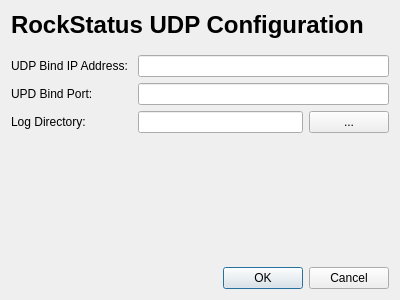
<?xml version="1.0" encoding="UTF-8"?>
<ui version="4.0">
 <class>UdpConfig</class>
 <widget class="QDialog" name="UdpConfig">
  <property name="geometry">
   <rect>
    <x>0</x>
    <y>0</y>
    <width>400</width>
    <height>300</height>
   </rect>
  </property>
  <property name="windowTitle">
   <string>Dialog</string>
  </property>
  <layout class="QVBoxLayout" name="verticalLayout">
   <item>
    <widget class="QLabel" name="label">
     <property name="font">
      <font>
       <family>Ubuntu</family>
       <pointsize>18</pointsize>
       <weight>75</weight>
       <bold>true</bold>
      </font>
     </property>
     <property name="text">
      <string>RockStatus UDP Configuration</string>
     </property>
    </widget>
   </item>
   <item>
    <spacer name="verticalSpacer_2">
     <property name="orientation">
      <enum>Qt::Vertical</enum>
     </property>
     <property name="sizeType">
      <enum>QSizePolicy::Fixed</enum>
     </property>
     <property name="sizeHint" stdset="0">
      <size>
       <width>20</width>
       <height>10</height>
      </size>
     </property>
    </spacer>
   </item>
   <item>
    <layout class="QFormLayout" name="formLayout">
     <item row="0" column="0">
      <widget class="QLabel" name="label_2">
       <property name="text">
        <string>UDP Bind IP Address: </string>
       </property>
      </widget>
     </item>
     <item row="1" column="0">
      <widget class="QLabel" name="label_3">
       <property name="text">
        <string>UPD Bind Port: </string>
       </property>
      </widget>
     </item>
     <item row="2" column="0">
      <widget class="QLabel" name="label_4">
       <property name="text">
        <string>Log Directory: </string>
       </property>
      </widget>
     </item>
     <item row="2" column="1">
      <layout class="QHBoxLayout" name="horizontalLayout">
       <item>
        <widget class="QLineEdit" name="folderName"/>
       </item>
       <item>
        <widget class="QPushButton" name="foldttrig">
         <property name="text">
          <string>...</string>
         </property>
        </widget>
       </item>
      </layout>
     </item>
     <item row="0" column="1">
      <widget class="QLineEdit" name="UDPIP"/>
     </item>
     <item row="1" column="1">
      <widget class="QLineEdit" name="UDPPort"/>
     </item>
    </layout>
   </item>
   <item>
    <spacer name="verticalSpacer">
     <property name="orientation">
      <enum>Qt::Vertical</enum>
     </property>
     <property name="sizeHint" stdset="0">
      <size>
       <width>20</width>
       <height>40</height>
      </size>
     </property>
    </spacer>
   </item>
   <item>
    <widget class="QDialogButtonBox" name="buttonBox">
     <property name="orientation">
      <enum>Qt::Horizontal</enum>
     </property>
     <property name="standardButtons">
      <set>QDialogButtonBox::Cancel|QDialogButtonBox::Ok</set>
     </property>
    </widget>
   </item>
  </layout>
 </widget>
 <resources/>
 <connections>
  <connection>
   <sender>buttonBox</sender>
   <signal>accepted()</signal>
   <receiver>UdpConfig</receiver>
   <slot>accept()</slot>
   <hints>
    <hint type="sourcelabel">
     <x>248</x>
     <y>254</y>
    </hint>
    <hint type="destinationlabel">
     <x>157</x>
     <y>274</y>
    </hint>
   </hints>
  </connection>
  <connection>
   <sender>buttonBox</sender>
   <signal>rejected()</signal>
   <receiver>UdpConfig</receiver>
   <slot>reject()</slot>
   <hints>
    <hint type="sourcelabel">
     <x>316</x>
     <y>260</y>
    </hint>
    <hint type="destinationlabel">
     <x>286</x>
     <y>274</y>
    </hint>
   </hints>
  </connection>
 </connections>
</ui>
